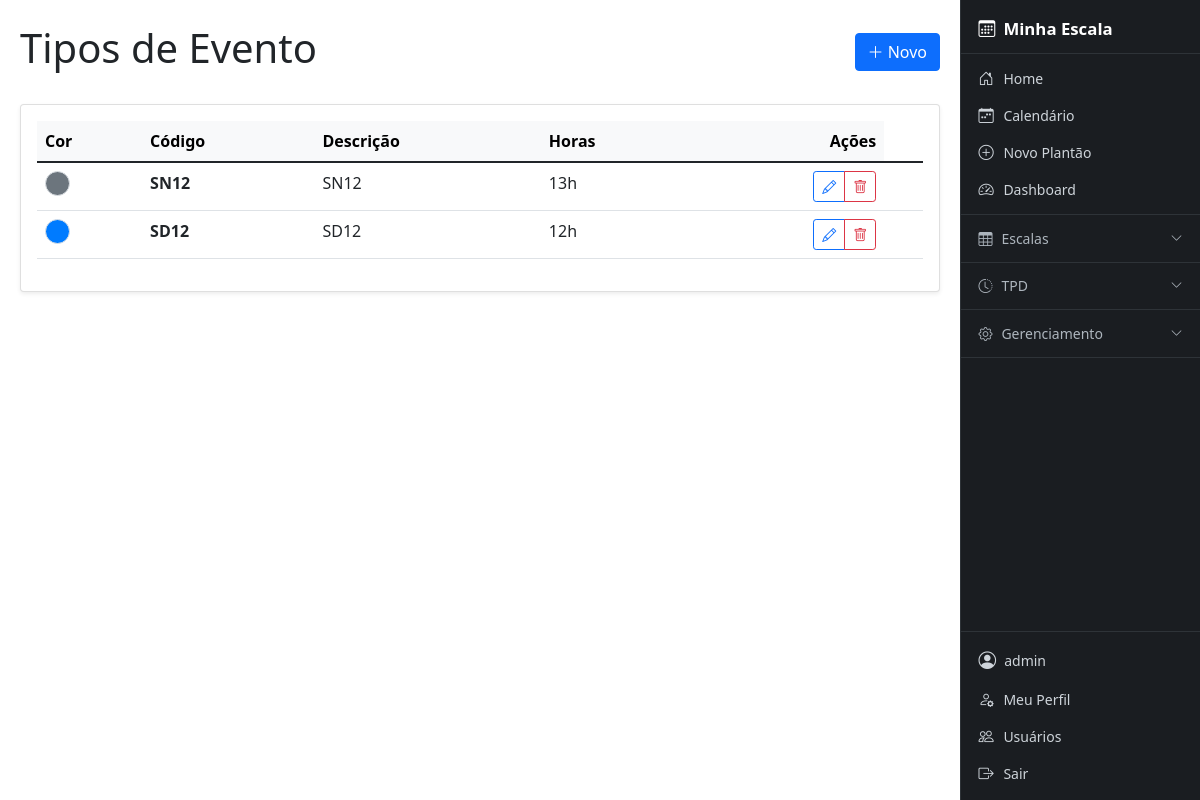
Page /tipos-evento/ (signed in) on the earlier database version.
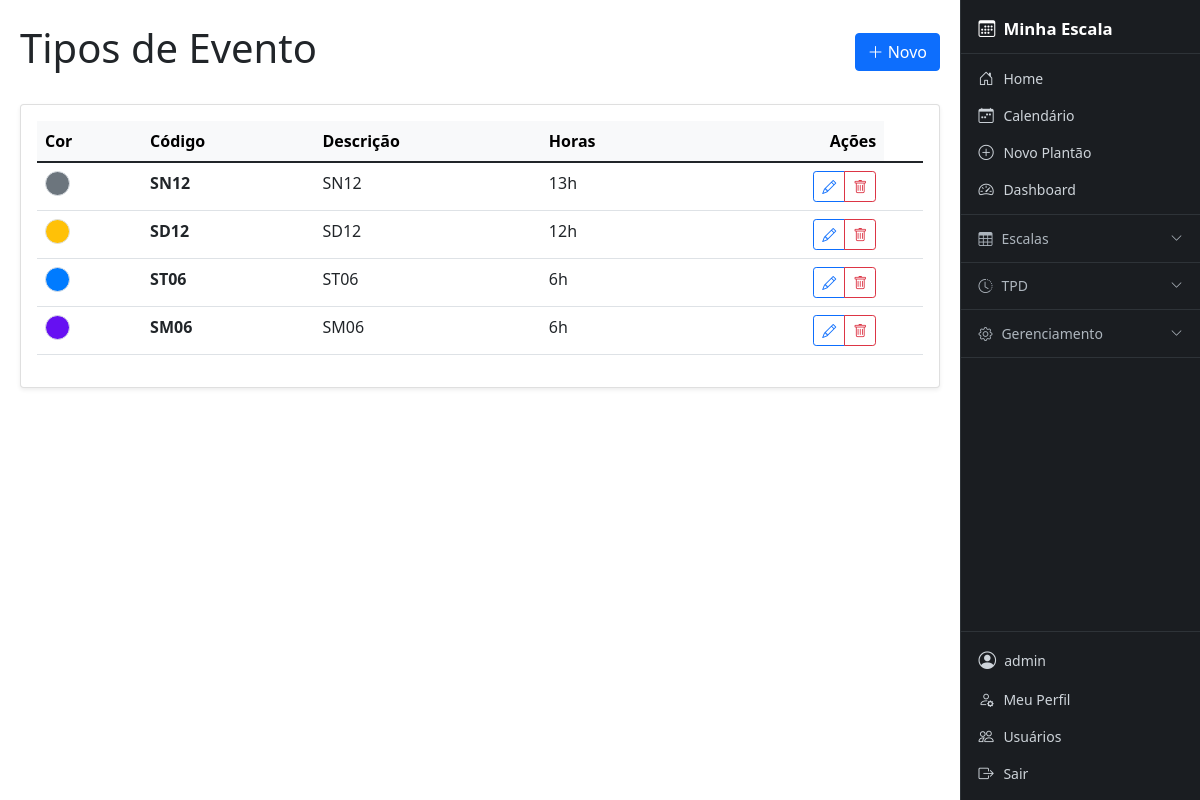
Same page on the later database version.
### cal/models.py (models this page shows, shortened)
class TipoEvento(models.Model):
    CORES_CHOICES = [
        ('#007bff', 'Azul'),
        ('#6610f2', 'Roxo'),
        ('#6f42c1', 'Lilás'),
        ('#e83e8c', 'Rosa'),
        ('#dc3545', 'Vermelho'),
        ('#fd7e14', 'Laranja'),
        ('#ffc107', 'Amarelo'),
        ('#28a745', 'Verde'),
        ('#20c997', 'Turquesa'),
        ('#17a2b8', 'Ciano'),
        ('#6c757d', 'Cinza'),
        ('#343a40', 'Preto'),
    ]
    tipo_base = models.ForeignKey(Tipo, on_delete=models.CASCADE, related_name="eventos", verbose_name="Tipo Base", null=True, blank=True)
    codigo = models.CharField(max_length=10, verbose_name="Código")
    descricao = models.CharField(max_length=50, verbose_name="Descrição")
    horas = models.PositiveIntegerField(verbose_name="Carga Horária (Horas)")
    cor = models.CharField(max_length=20, choices=CORES_CHOICES, default='#007bff', verbose_name="Cor")
    class Meta:
        verbose_name = "Tipo de Evento"
        verbose_name_plural = "Tipos de Evento"
        unique_together = ("codigo", "descricao")

### cal/views/geral_views.py (the view)
# urls.py: path('tipos-evento/', geral_views.TipoEventoListView.as_view(), name='tipoevento_list'),
class TipoEventoListView(AdminRequiredMixin, ListView):
    model = TipoEvento
    template_name = 'cal/tipo_evento_list.html'
    context_object_name = 'objetos'
    paginate_by = 20
    def get_queryset(self):
        return TipoEvento.objects.all()
    def get_context_data(self, **kwargs):
        context = super().get_context_data(**kwargs)
        context.update({
            'titulo': 'Tipos de Evento',
            'labels': ['Cor', 'Código', 'Descrição', 'Horas'],
            'create_url': 'cal:tipoevento_create',
            'update_url': 'cal:tipoevento_update',
            'delete_url': 'cal:tipoevento_delete'
        })
        return context

### cal/views/geral_views.py (called while the page is built)
    def test_func(self):
        return self.request.user.is_staff

### templates/cal/tipo_evento_list.html (shortened to what this page needs)
{% extends 'cal/crud_base_list.html' %}
{% block table_rows %}
<td>
    {% if obj.cor %}
    <div class="rounded-circle" style="width: 25px; height: 25px; background-color: {{ obj.cor }}; border: 1px solid #dee2e6;" title="{{ obj.cor }}"></div>
    {% else %}
    <div class="rounded-circle" style="width: 25px; height: 25px; background-color: #3b71ca; border: 1px solid #dee2e6;" title="Padrão"></div>
    {% endif %}
</td>
<td class="fw-bold">{{ obj.codigo }}</td>
<td>{{ obj.descricao|default:"-" }}</td>
<td>{{ obj.horas }}h</td>
<td class="text-end">
    <div class="btn-group">
        <a href="{% url 'cal:tipoevento_update' obj.pk %}" class="btn btn-sm btn-outline-primary" title="Editar">
            <i class="bi bi-pencil"></i>
        </a>
        <a href="{% url 'cal:tipoevento_delete' obj.pk %}" class="btn btn-sm btn-outline-danger" title="Excluir">
            <i class="bi bi-trash"></i>
        </a>
    </div>
</td>
{% endblock %}

### templates/cal/crud_base_list.html (shortened to what this page needs)
{% extends 'base.html' %}
{% block content %}
<div class="d-flex justify-content-between align-items-center mb-4">
    <h1>{{ titulo }}</h1>
    <a href="{% url create_url %}" class="btn btn-primary">
        <i class="bi bi-plus-lg"></i> Novo
    </a>
</div>
<div class="card shadow-sm">
    <div class="card-body">
        <div class="table-responsive">
            <table class="table table-hover">
                <thead class="table-light">
                    <tr>
                        {% for label in labels %}
                        <th>{{ label }}</th>
                        {% endfor %}
                        <th class="text-end">Ações</th>
                    </tr>
                </thead>
                <tbody>
                    {% for obj in objetos %}
                    <tr>
                        {% block table_rows %}{% endblock %}
                        <td class="text-end" style="white-space: nowrap;">
                        </td>
                    </tr>
                    {% empty %}
                    <tr>
                        <td colspan="{{ labels|length|add:1 }}" class="text-center text-muted py-4">
                            Nenhum registro encontrado.
                        </td>
                    </tr>
                    {% endfor %}
                </tbody>
            </table>
        </div>
    </div>
</div>
{% endblock %}

Differences in the rows shown:
changed TipoEvento "SD12": cor "#007bff" → "#ffc107" (drawn)
added TipoEvento: codigo "ST06", descricao "ST06", horas "6"
added TipoEvento: codigo "SM06", descricao "SM06", horas "6"
